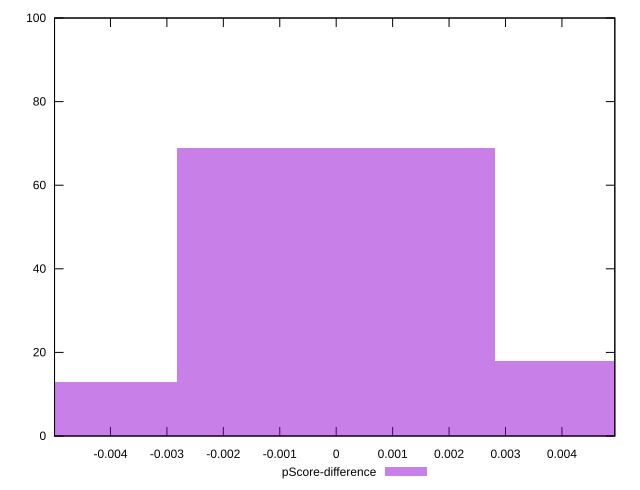

Here is the gnuplot script that generated this plot:
reset

$pScoreDifference <<EOF
0 69
0.005631656730892535 18
-0.005631656730892535 13
EOF

set key outside below
set boxwidth 0.005631656730892535
set xrange [-0.0049910337711022365:0.00493726616220716]
set yrange [0:100]
set trange [0:100]
set style fill transparent solid 0.5 noborder
set terminal svg size 640, 490 enhanced background rgb 'white'
set output "reports/report_00028_2021-02-24T12-49-42.674Z/estimated-input-latency/samples/astro/pScore-difference/histogram.svg"

plot $pScoreDifference title "pScore-difference" with boxes

reset
